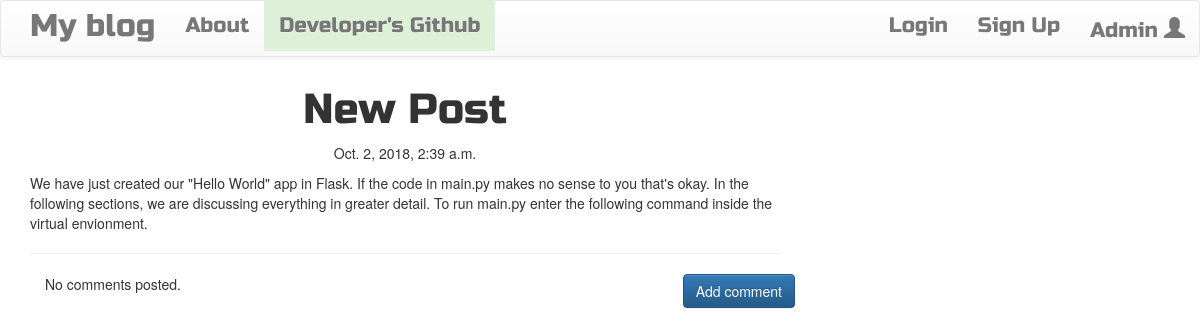
/post/15, run on the app's committed database.
### blog/models.py (models this page shows, shortened)
class Post(models.Model):
	author = models.ForeignKey('auth.user')
	title = models.CharField(max_length=100)
	text = models.TextField(max_length=1000)
	created_date = models.DateTimeField(default=timezone.now)
	published_date = models.DateTimeField(blank=True,null=True)

### blog/views.py (the view)
# urls.py: url(r'^post/(?P<pk>\d+)$',views.PostDetailView.as_view(),name='post_detail'),
class PostDetailView(DetailView):
	model = Post

### blog/templates/blog/post_detail.html (shortened to what this page needs)
{% extends 'blog/base.html' %}
{% block content %}
        <h1 class='posttitle loader'>{{ post.title }}</h1>
        {% if post.published_date %}
            <div class="date postdate">
                {{ post.published_date }}
            </div>
        {% else %}
            <a class="btn btn-default" href="{% url 'post_publish' pk=post.pk %}">Publish</a>
        {% endif %}
      <p class='postcontent' >{{ post.text|safe|linebreaksbr}}</p>
  <hr>
  <a class="btn btn-primary btn-comment" href="{% url 'add_comment_to_post' pk=post.pk %}">Add comment</a>
  <div class="container">
  {% for comment in post.comments.all %}
  <br>
      {% if user.is_authenticated or comment.approved_comment %}
              {{ comment.created_date }}
              {% if not comment.approved_comment %}
                  <a class="btn btn-default" href="{% url 'comment_remove' pk=comment.pk %}"><span class="glyphicon glyphicon-remove"></span></a>
                  <a class="btn btn-default" href="{% url 'comment_approve' pk=comment.pk %}"><span class="glyphicon glyphicon-ok"></span></a>
              {% endif %}
          <p>{{ comment.text|safe|linebreaks }}</p>
          <p>Posted by: <strong>{{ comment.author }}</strong></p>
      {% endif %}
  {% empty %}
      <p>No comments posted.</p>
  {% endfor %}
</div>
{% endblock %}

### blog/static/css/blog.css (style rules this page uses)
.postdate { text-align: center; }
.posttitle { font-family: 'Russo One', sans-serif; font-size: 3em; text-align: center; }
.postcontent { font-family: 'Montserrat'; font-size: 1.5em; }
.btn-comment { position: absolute; right: 0px; }
.loader { filter:hue-rotate(0deg); color: linear-gradient(45deg,#0f8,#08f); animation:hue 5000ms infinite linear; }

### data on the page
Post: title "New Post", published_date "Oct. 2, 2018, 2:39 a.m.", text "We have just created our \"Hello World\" app in Flask. If the code in main.py makes no sense to you that's okay. In the following sections, we are discussing everything in greater detail. To run main.py enter the following command inside the virtual envionment."
